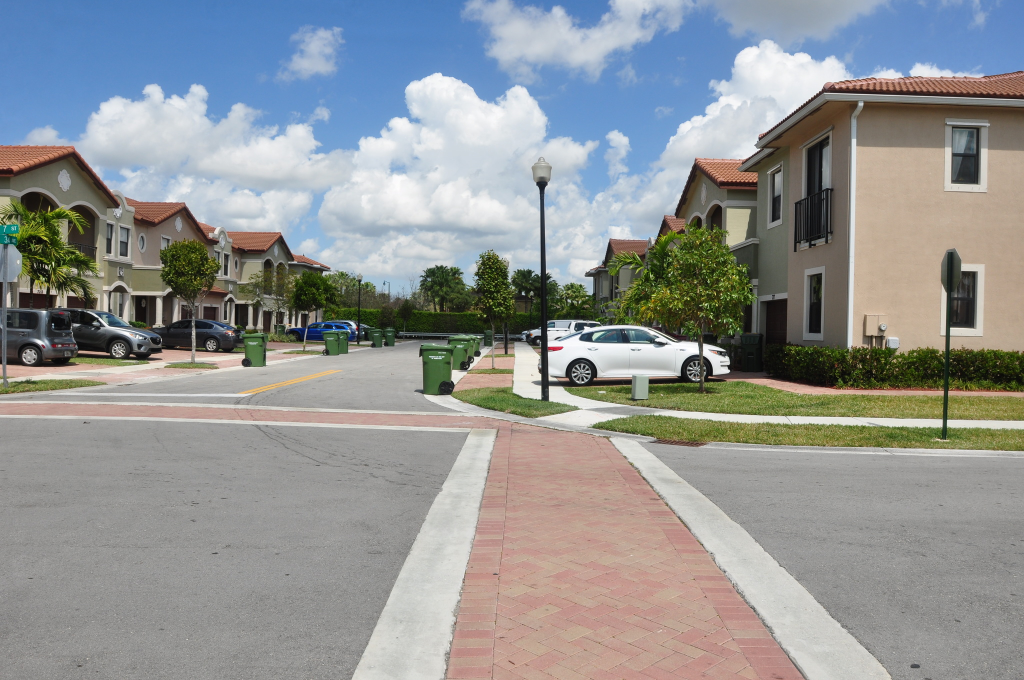
#> input picture city_01.jpg, 2048 x 1360 px (shown at 1/2 size)
$ python stitchDesktop.py
#> lines starting #> are read from the running program, lines starting #| are printed output that depends on the picture
#!/usr/bin/env python

# Python libs
from blendingStitchDesktop import Blender
import math

# numpy and scipy
import numpy as np
from numpy import float32, int32

import imutils

# OpenCV
import cv2


def imagePreprocessing():

    images = []

    img1 = cv2.imread("city_01.jpg")
#> img1 is the input picture: shape (1360, 2048, 3); mean B, G, R 148.5, 148.2, 145.4
    img2 = cv2.imread("city_02.jpg")
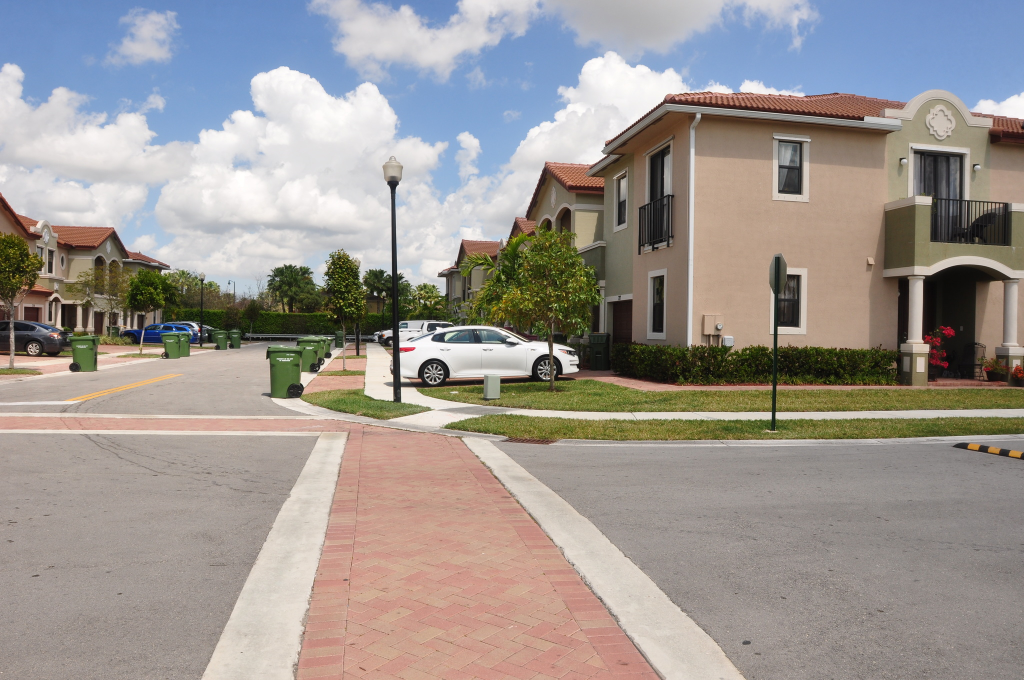
#> input picture city_02.jpg, 2048 x 1360 px (shown at 1/2 size)
#> img2 is the input picture: shape (1360, 2048, 3); mean B, G, R 145.6, 150.1, 156.4
    img3 = cv2.imread("city_03.jpg")
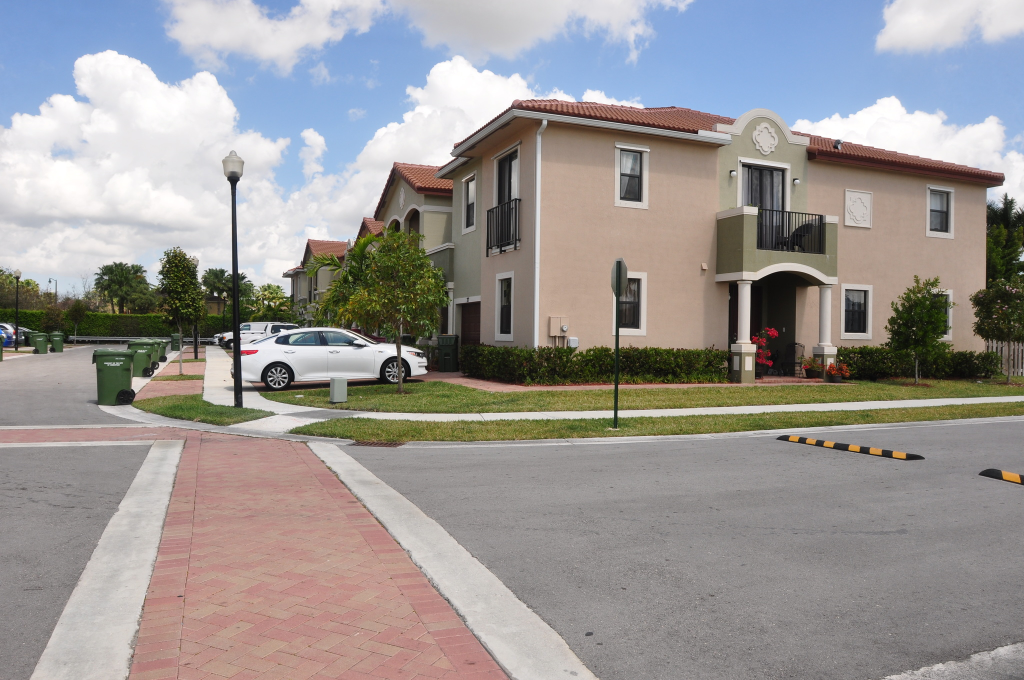
#> input picture city_03.jpg, 2048 x 1360 px (shown at 1/2 size)
#> img3 is the input picture: shape (1360, 2048, 3); mean B, G, R 148.2, 149.9, 153.8
    img4 = cv2.imread("city_04.jpg")
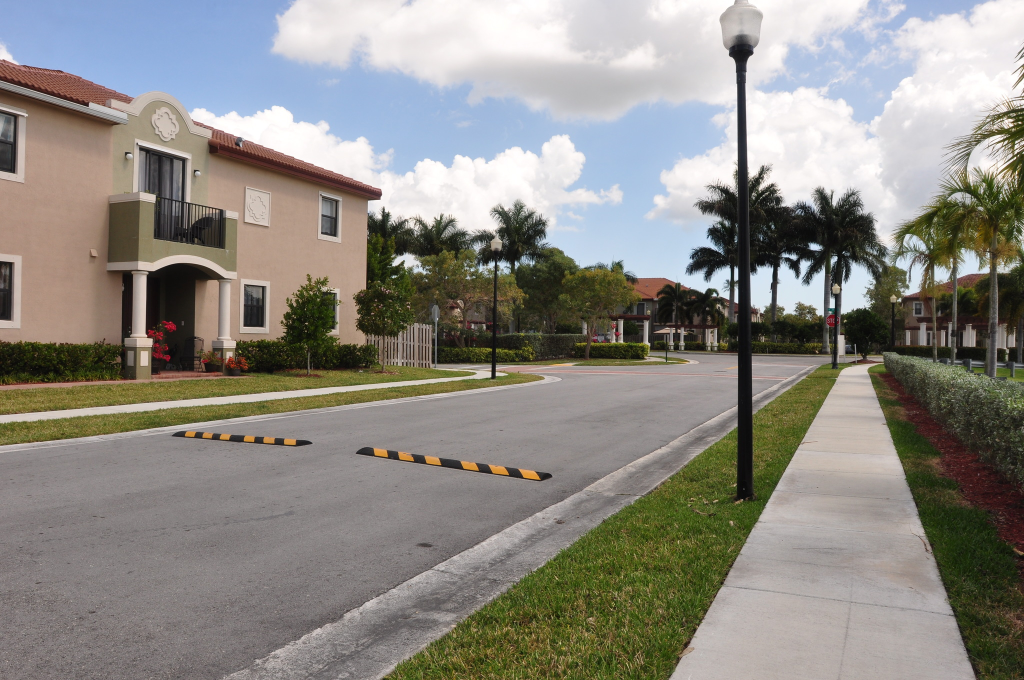
#> input picture city_04.jpg, 2048 x 1360 px (shown at 1/2 size)
#> img4 is the input picture: shape (1360, 2048, 3); mean B, G, R 131.4, 137.8, 140.6
    img5 = cv2.imread("city_05.jpg")
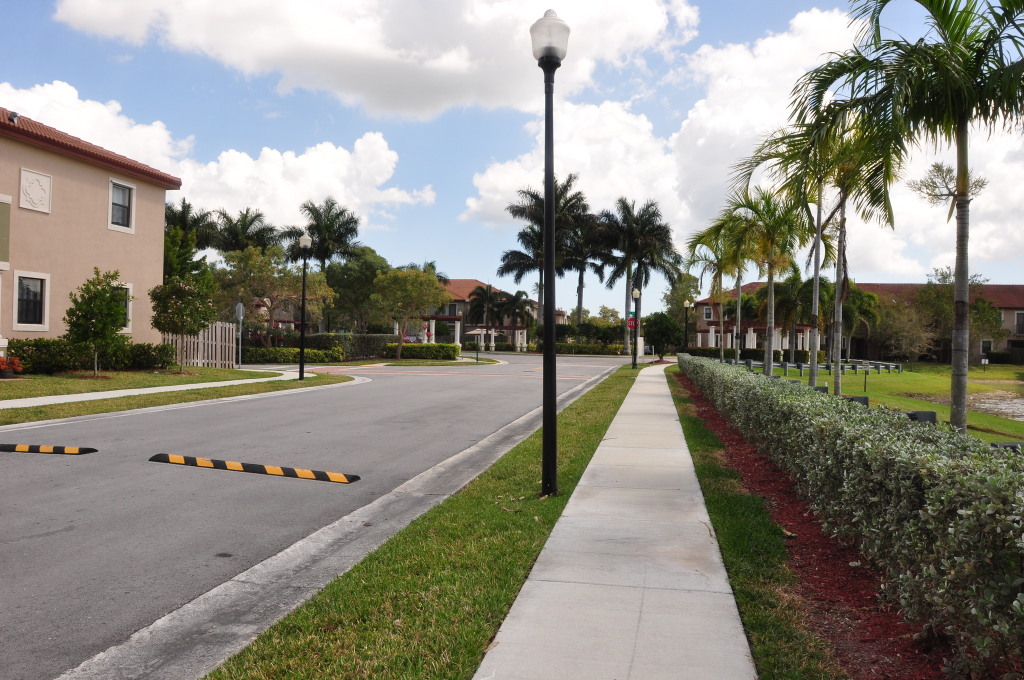
#> input picture city_05.jpg, 2048 x 1360 px (shown at 1/2 size)
#> img5 is the input picture: shape (1360, 2048, 3); mean B, G, R 128.4, 137.5, 139.4
    img6 = cv2.imread("city_06.jpg")
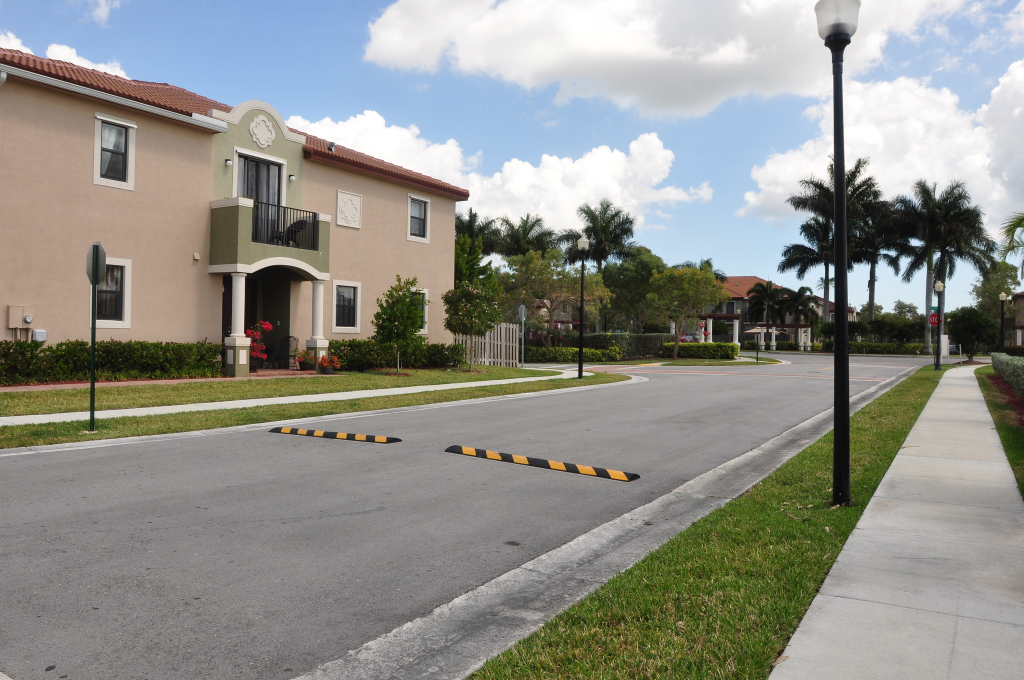
#> input picture city_06.jpg, 2048 x 1360 px (shown at 1/2 size)
#> img6 is the input picture: shape (1360, 2048, 3); mean B, G, R 137.7, 144, 143.7
    img7 = cv2.imread("city_07.jpg")
    img8 = cv2.imread("city_08.jpg")

    dsize = (300,300)

    img1 = cv2.resize(img1, dsize)
#> img1: shape (300, 300, 3)
    img2 = cv2.resize(img2, dsize)
#> img2: shape (300, 300, 3)
    img3 = cv2.resize(img3, dsize)
#> img3: shape (300, 300, 3)
    img4 = cv2.resize(img4, dsize)
#> img4: shape (300, 300, 3)
    img5 = cv2.resize(img5, dsize)
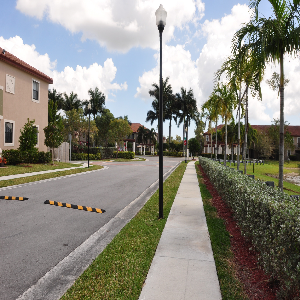
#> img5: shape (300, 300, 3); mean B, G, R 128.3, 137.5, 139.3
    img6 = cv2.resize(img6, dsize)
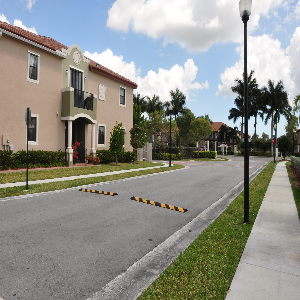
#> img6: shape (300, 300, 3); mean B, G, R 137.5, 143.8, 143.4
#> (the run stopped early here; a loop or call above may not have finished)
